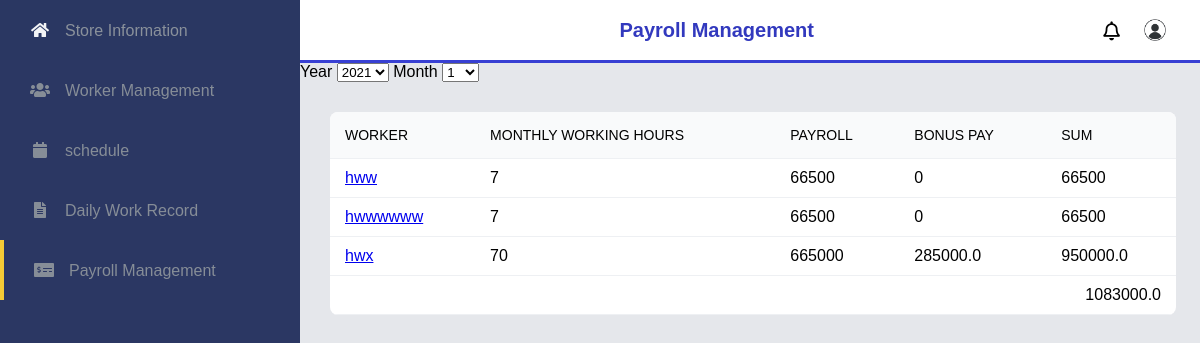
The page /Management/payroll_management/1 on the database its author committed.
### Management/models.py (models this page shows)
class worker_information(models.Model):
    work_status_choices= [('Y','Worker'),
                     ('N','Applicant')
                     ]
    worker_id=models.CharField(max_length=200,primary_key=True)
    worker_name=models.CharField(max_length=200)
    work_type=models.CharField(max_length=200)
    worktype_id=models.ForeignKey(work_type_setting, on_delete=models.CASCADE)
    working_hours=models.PositiveIntegerField(default=0)
    available_hours=models.PositiveIntegerField(default=0)
    work_status=models.CharField(max_length=200,choices=work_status_choices)

### Management/views.py (the view)
# urls.py: path('payroll_management/<int:store_id>', views.payroll_management, name='payroll_management'),
def payroll_management(request, store_id):
    store_work_type = list(work_type_setting.objects.filter(store_id=store_id).values())
    work_info_list = []
    for store in store_work_type:
        worker_info = list(worker_information.objects.filter(worktype_id=store['work_type_id']).values())
        work_info_list.append(worker_info)
    for worker_list in work_info_list:
        for worker in worker_list:
            working_hours = worker['working_hours']
            hour_pay = 0
            for store in store_work_type:
                if store['work_type_id'] == worker['worktype_id_id']:
                    hour_pay =store['hourly_payroll']
            worker['total_work_pay']= working_hours*hour_pay
            worker['total_work_hour']=working_hours
            if working_hours >= 60:
                bonus_pay = hour_pay * 7.5 * 4
            else:
                bonus_pay = 0
            worker['bonus_pay']=bonus_pay
            worker['total_pay']=worker['total_work_pay'] + worker['bonus_pay']
        total_sum_sum = 0
        for worker_list in work_info_list:
            for worker in worker_list:
                total_sum_sum += worker['total_pay']
    return render(request, 'Management/payroll_management.html', {'worker_list': worker_list,'total_sum_sum':total_sum_sum,'store_id' :store_id})

### Management/templates/management/payroll_management.html (shortened to what this page needs)
<!DOCTYPE html>
<html lang="en">
<head>
    <link rel="stylesheet" href="../../static/css/css/style.css">
    <link rel="stylesheet" href="https://pro.fontawesome.com/releases/v5.10.0/css/all.css">
</head>
<body>
    <section id="menu">
        <div class="items">
            <li><i class="fa fa-home"></i><a href="{%url 'store_information' store_id %}">Store Information</a></li>
            <li><i class="fa fa-users"></i><a href="{%url 'worker_management' store_id %}">Worker Management</a></li>
            <li><i class="fa fa-calendar"></i><a href="{%url 'schedule' store_id %}">schedule</a></li>
            <li><i class="fas fa-file-alt"></i><a href="{%url 'work_record' store_id %}">Daily Work Record</a></li>
            <li><i class="fas fa-money-check-alt"></i><a href="{%url 'payroll_management' store_id %}">Payroll Management</a></li>
        </div>
    </section>
    <section id="interface">
        <div class="navigation">
            <h1 class = "title">Payroll Management</h1>
            <div class="profile">
                <i class="far fa-bell"></i>
                <img src="css/image/avatar.jpg" alt="">
            </div>
        </div>
<label for="year">Year</label>
<select name="year" id="year" />
    <option value="21">2021</option>
<label for="month">Month</label>
<select name="month" id="month" />
    <option value="1">1</option>
<div class="board">
    <table width="100%">
        <thead>
            <tr>
                <th>worker</th>
                <th>monthly working hours</th>
                <th>payroll</th>
                <th>bonus pay</th>
                <th>sum</th>
            </tr>
        </thead>
        <tbody>
            {%for worker in worker_list %}
            <tr>
                <td><a href ="personal_record.html?workerid=A&&month=202204">{{worker.worker_name}}</a></td>
                <td>{{worker.total_work_hour}}</td>
                <td>{{worker.total_work_pay}}</td>
                <td>{{worker.bonus_pay}}</td>
                <td>{{worker.total_pay}}</td>
            </tr>
            {%endfor%}
            <tr><td colspan="5" align="right">{{total_sum_sum}}</td></tr>
        </tbody>
    </table>
</div></section>
</body>
</html>

### Management/static/css/css/style.css (style rules this page uses)
* { padding: 0; margin: 0; box-sizing: border-box; font-family: "Poppins", sans-serif; }
body { width: 100%; background:#E5E7EB; position: relative; display: flex; }
#menu { background:#2b3763; width: 300px; height: 100%; position: fixed; top: 0; left: 0; }
#menu .items { margin-top: 0px; }
#menu .items li { list-style: none; padding: 15px 0; transition: 0.3s ease; }
#menu .items li i { color: rgb(134, 141, 151); width: 30px; height: 30px; line-height: 30px; text-align: center; cont-size: 14px; margin: 0 10px 0 25px; }
#menu .items li a { text-decoration: none; color: rgb(134, 141, 151); font-weight: 300; transition: 0.3s ease; }
#interface { width: calc(100% - 300px); margin-left: 300px; position: relative; }
#interface .navigation { display: flex; align-items: center; justify-content: space-between; background:#ffffff; padding: 15px 30px; border-bottom: 3px solid #3840d3; }
#interface .navigation .profile { display: flex; margin-left: auto; justify-content: flex-start; align-items: center; }
#interface .navigation .profile i { margin-right: 20px; font-size:19px; font-weight:400; }
#interface .navigation .profile img { width: 30px; height: 30px; object-fit: cover; border-radius: 50%; }
.title { margin-left: auto; color: #3239be; font-size: 20px; font-weight: 800; }
.board { width: 94%; margin: 30px 0 30px 30px; overflow: auto; background:#ffffff; border-radius: 8px; }
table { border-collapse: collapse; }
tr { border-bottom: 1px solid #eef0f3; }
thead th { font-size: 14px; text-transform: uppercase; font-weight: 400; background: #F9FaFb; text-align: start; padding: 15px; }
tbody tr td { padding: 10px 15px; }

### Management/templates/management/payroll_management.html (style rules this page uses)
#menu .items li:nth-child(5) { border-left: 4px solid #f5cb36; }

### rows shown on the page
worker_information: worker_name "hww", total_work_hour "7", total_work_pay "66500", bonus_pay "0", total_pay "66500"
worker_information: worker_name "hwwwwww", total_work_hour "7", total_work_pay "66500", bonus_pay "0", total_pay "66500"
worker_information: worker_name "hwx", total_work_hour "70", total_work_pay "665000", bonus_pay "285000.0", total_pay "950000.0"

### other values the page prints
{{ total_sum_sum }} "1083000.0"
